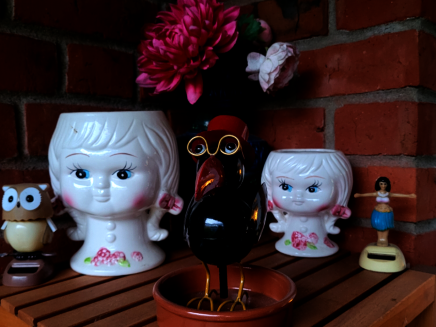
#> input picture gamma/image.png, 436 x 327 px
$ python gamma.py
#> lines starting #> are read from the running program, lines starting #| are printed output that depends on the picture
import cv2
import numpy as np
import os

# Arbeitsverzeichnis einstellen
os.chdir(r'c:\projects\py\opencv-examples\gamma')

# Bild laden
image = cv2.imread('image.png')
#> image is the input picture: shape (327, 436, 3); mean B, G, R 43.2, 40, 57.1

# Gamma-Wert, wenn < 1 dann heller, wenn > 1 dann dunkler
gamma = 3.0

# Array mit vorberechneten Gamma-Werten erstellen
invGamma = 1 / gamma
arr = [((i / 255) ** invGamma) * 255 for i in range(256)]
arr = np.array(arr, np.uint8)

# Lookup-Tabelle (LUT) erzeugen
imageGamma = cv2.LUT(image, arr)
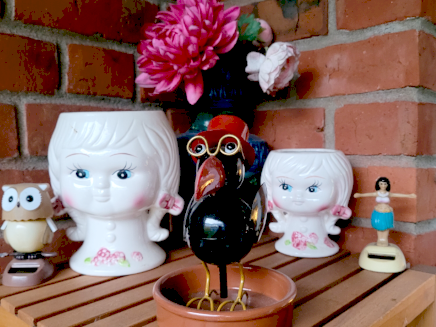
#> imageGamma: shape (327, 436, 3); mean B, G, R 91.6, 97.5, 132.2

# Anzeige
cv2.imshow('original', image)
cv2.imshow('gamma', imageGamma)

cv2.waitKey(0)
cv2.destroyAllWindows()
